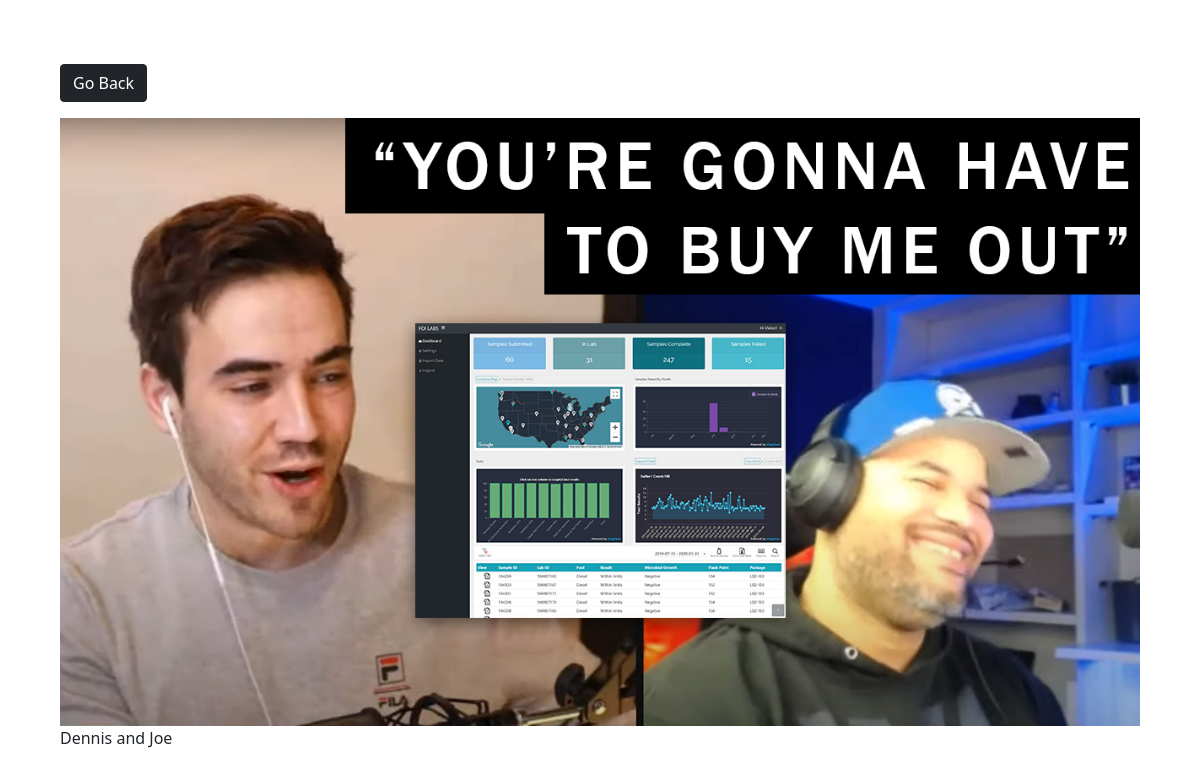
The app's page /photo/21/ (signed in) with its own data.
### photos/models.py (models this page shows, shortened)
class Photo(models.Model):
    category = models.ForeignKey(
        Category, on_delete=models.SET_NULL, null=True, blank=True)
    image = models.ImageField(null=False, blank=False)
    description = models.TextField()

### photos/views.py (the view)
# urls.py: path('photo/<str:pk>/', views.viewPhoto, name='photo'),
@login_required(login_url='login')
def viewPhoto(request, pk):
    photo = Photo.objects.get(id=pk)
    return render(request, 'photos/photo.html', {'photo': photo})

### photos/templates/photos/photo.html (shortened to what this page needs)
<!DOCTYPE html>
<html>
<head>
    <link href="https://cdn.jsdelivr.net/npm/bootstrap@5.0.0-beta1/dist/css/bootstrap.min.css" rel="stylesheet"
>
</head>
<body class="m-5">
    <div class="container">
        <div class="row justify-content-center">
            <div class="col">
                <a href="{% url 'gallery' %}" class="btn btn-dark my-3">Go Back</a>
                <div style="height: 90vh;">
                    <img style="max-width: 100%; max-height: 100%;" src="{{photo.image.url}}">
                    <p>{{photo.description}}</p>
                </div>
            </div>
        </div>
    </div>
</body>
</html>

### records on screen
Photo: image (picture), description "Dennis and Joe"
